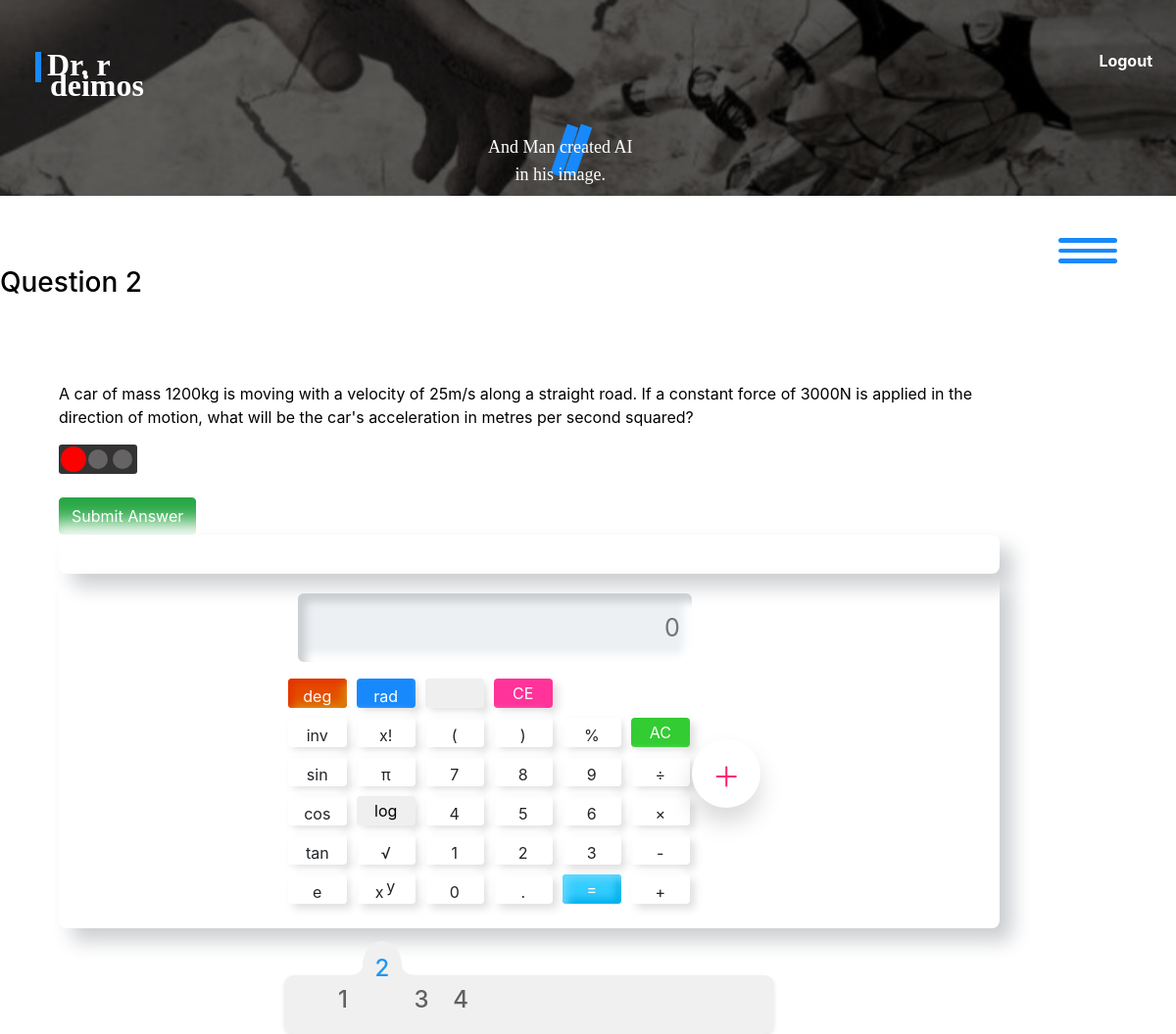
The app's page /deimos/courses/19/assignments/12/questions/22 (signed in) with its own data.
### phobos/models.py (models this page shows, shortened)
class Question(models.Model):
    number = models.CharField(blank=False, null=False, max_length=5)
    text = models.TextField(max_length= 2000, null=False, blank=False)
    assignment = models.ForeignKey(Assignment, null=True, on_delete=models.CASCADE, \
                                   related_name="questions")
    category = models.CharField(max_length=50, null=True, blank=True)
    topic = models.ForeignKey(Topic, on_delete=models.SET_NULL, null=True, blank=True)
    sub_topic = models.ForeignKey(SubTopic, on_delete=models.SET_NULL, null=True, blank=True)
    num_points = models.IntegerField(default=10, validators=[MinValueValidator(0), MaxValueValidator(15)]) # Add lower and upper bound.
    parent_question = models.ForeignKey('self', on_delete=models.CASCADE, null=True, \
                                        blank=True, related_name='sub_questions')
    timestamp = models.DateTimeField(auto_now_add=True)
    difficulty_level = models.CharField(
        max_length=10,
        choices=DifficultyChoices.choices,
        default=DifficultyChoices.MEDIUM,
    )
    answer_type = models.CharField(
        max_length = 30,
        choices = QuestionChoices.choices,
        default = QuestionChoices.STRUCTURAL_TEXT
    )
    max_num_attempts = models.IntegerField(default=5)
    answer = models.CharField(max_length=1000, null=True, blank=True) # TODO: delete this attribute.
    deduct_per_attempt = models.FloatField(default=0.05, blank=True, null=True)
    margin_error = models.FloatField(default=0.03, blank=True, null=True)
    due_date = models.DateTimeField(null=True, blank=True)
    embedding = models.JSONField(null=True, blank=True)  # Field to store encoded representation for search

### deimos/views.py (the view)
@login_required(login_url='astros:login')
def answer_question(request, question_id, assignment_id=None, course_id=None):
    student = get_object_or_404(Student, pk=request.user.pk)
    assignment = get_object_or_404(Assignment, pk=assignment_id)
    question_ids = assignment.questions.values_list('id', flat=True)
    question_nums = assignment.questions.values_list('number', flat=True)
    question = Question.objects.get(pk=question_id)
    question_student, created = QuestionStudent.objects.get_or_create(question=question, student=student)
    too_many_attempts = question_student.get_num_attempts() >= question.max_num_attempts
    if created:
        question_student.create_instances()
    else:
        if not question_student.instances_created:
            question_student.create_instances()
    question_student.save()
    question.text = replace_links_with_html(question.text)
    labels_urls_list = [(question_image.label, question_image.image.url) for question_image in \
                    question.images.all()]
    question.text = replace_image_labels_with_links(question.text,labels_urls_list)
    question.text = question_student.evaluate_var_expressions_in_text(question.text, add_html_style=True)
    is_mcq = False #nis mcq
    is_fr = False # is free response
    answers = []
    is_latex = []
    question_type = []
    question_type_dict = {'ea': 0, 'fa':1, 'la':2, 'ta':3, 'ia':7}
    question_type_count = {'ea': 0, 'fa': 0, 'la': 0, 'ta': 0, 'ia': 0}
    if question.answer_type.startswith('MCQ'):
        is_mcq = True
        ea = question.mcq_expression_answers.all()
        answers.extend(ea)
        ta = question.mcq_text_answers.all()
        answers.extend(ta)
        for answer in answers:
            answer.content = question_student.evaluate_var_expressions_in_text(answer.content, add_html_style=True)
        fa = question.mcq_float_answers.all()
        answers.extend(fa)
        ia = question.mcq_image_answers.all()
        answers.extend(ia)
        la = question.mcq_latex_answers.all()
        answers.extend(la)
        question_type_count['ea'] = ea.count()
        question_type_count['fa'] = fa.count()
        question_type_count['la'] = la.count()
        question_type_count['ta'] = ta.count()
        question_type_count['ia'] = ia.count()
        is_latex = [0 for _ in range(ea.count()+ta.count()+fa.count()+ia.count())]
        is_latex.extend([1 for _ in range(la.count())])
        for q_type in question_type_dict:
            question_type.extend([question_type_dict[q_type] for _ in range(question_type_count[q_type])])
        assert len(is_latex) == len(answers)
        shuffler = [counter for counter in range(len(answers))]
        random.shuffle(shuffler)
        is_latex = [is_latex[i] for i in shuffler]
        answers = [answers[i] for i in shuffler]
    elif question.answer_type == QuestionChoices.STRUCTURAL_LATEX:# Probably never used (because disabled on frontend)
        answers.extend(question.latex_answers.all())
        is_latex.extend([1 for _ in range(question.latex_answers.all().count())])
        question_type = [2]
    elif question.answer_type == QuestionChoices.STRUCTURAL_EXPRESSION:
        answers.extend(question.expression_answers.all())
        question_type = [0]
    elif question.answer_type == QuestionChoices.STRUCTURAL_VARIABLE_FLOAT:
        answers.extend(question.variable_float_answers.all())
        question_type = [5]
    elif question.answer_type == QuestionChoices.STRUCTURAL_FLOAT:
        answers.extend(question.float_answers.all())
        question_type = [1]
    elif question.answer_type == QuestionChoices.STRUCTURAL_TEXT:
        is_fr = True
        answers.extend(question.text_answers.all())
        question_type = [4]
    context = {
        'question':question,
        'question_ids_nums':zip(question_ids, question_nums),
        'assignment_id': assignment_id,
        'course_id': course_id,
        "is_mcq": is_mcq,
        "is_fr": is_fr,
        "answers_is_latex_question_type": zip(answers, is_latex, question_type),
        'question_type': question_type, # For structural
        'answer': answers[0],
        'success':question_student.success,
        'too_many_attempts':too_many_attempts,
        'sq_type':question_type[0], # structural question type used in js.
    }
    return render(request, 'deimos/answer_question.html',
                  context)

### deimos/models.py (called while the page is built)
    def get_var_value_dict(self):
        var_value_dict = {}
        for var_instance in self.var_instances.all():
            var_value_dict[var_instance.variable.symbol] = var_instance.value
        return var_value_dict

    def evaluate_var_expressions_in_text(self, text, add_html_style=False):
        def replace_match(match):
            expression = match.group(1)  # Extract the expression within the curly braces
            try:
                value = round(eval(transform_expression(expression), var_value_dict), 3)
            except:
                value = expression
            if add_html_style:
                return f"<span class=\"variable-value\">{value}</span>"
            else:
                return str(value)
        regex = re.compile(r'@{(.*?)}@')  # Use non-greedy matching to avoid unexpected results
        var_value_dict = self.get_var_value_dict()
        replaced_text = regex.sub(replace_match, text)
        replaced_text = replaced_text.replace('~', '')
        return replaced_text

    def get_num_attempts(self):
        return self.attempts.count()

### deimos/views.py (called while the page is built)
def replace_links_with_html(text):
    words = text.split()
    new_words = []
    for word in words:
        if word.startswith('http://') or word.startswith('https://'):
            parsed_url = urlparse(word)
            link_tag = f'<a href="{word}">{parsed_url.netloc}{parsed_url.path}</a>'
            new_words.append(link_tag)
        else:
            new_words.append(word)
    return ' '.join(new_words)

def replace_image_labels_with_links(text, labels_url_pairs):
    for label, url in labels_url_pairs:
        replacement = f"<a href=\"#{url}\">{label}</a>"
        text = text.replace(label, replacement)
    return text

### deimos/templates/deimos/answer_question.html (shortened to what this page needs)
{% extends 'deimos/layout.html' %}
{% load static %}
{% block style%} <link rel="stylesheet" href="{% static 'deimos/css/question_nav.css' %}"/>
<link rel="stylesheet" href="{% static 'deimos/css/action_menu.css' %}"/>
{% endblock %}
{% block body %}
    <h3>Question {{question.number}}</h3>
    <div class="page-container" id="answer-question">
      <br/>
      <form method="post" enctype="multipart/form-data" id="question-form">
        <p class="question-content">{{question.text | safe}}</p>
        <div class="question-status">
          {% if success %}
            <div class="tf-light red-light"></div>
            <div class="tf-light yellow-light"></div>
            <div class="tf-light green-light activated"></div>
          {% else %}
            {% if too_many_attempts %}
              <div class="tf-light red-light"></div>
              <div class="tf-light yellow-light activated"></div>
            {% else %}
              <div class="tf-light red-light activated"></div>
              <div class="tf-light yellow-light"></div>
            {% endif %}
            <div class="tf-light green-light"></div>
          {% endif %}
        </div>
        <br/>
         {% if is_mcq%}
              <input type="hidden" value="mcq" class="question-type"/>
              <div class="inputed-mcq-answers">
                {% for answer, is_latex, question_type in answers_is_latex_question_type %}
                  <div class="mcq-option-answer">
                    <div class="formatted-answer">
                      {% if is_latex %}
                          <input type="hidden" class="latex-answer-question-view" value="{{answer.content}}">
                      {% else %}
                        {% if answer.image %}
                          {{answer.label}}
                          <img src="{{answer.image.url}}" class="mcq-image-answer image-in-formatted" alt="{{answer.image.label}}"/>
                        {% else %}
                          {{answer.content|safe}}
                        {% endif %}
                      {% endif %}
                      <input type="hidden" value="{{answer.pk}}{{question_type}}" class="answer_id" name="mcq_answer_id_{{ forloop.counter0 }}"/>
                      <input type="hidden" value="0{{question_type}}" class="answer_info" name="mcq_answer_info_{{ forloop.counter0 }}"/>
                    </div>
                    <button type="button" class="btn btn-warning mcq-false exempt">False</button>
                  </div>
                  <br/> <br/>
                {% endfor %}
              </div>
              <input type="submit" class="btn btn-success exempt" id="submit-btn" value="Submit Answer">
              <br/> <br/>
          {% else %}
              <input type="submit" class="btn btn-success exempt" id="submit-btn" value="Submit Answer">
              <div class="formatted-answer"></div>
              {% include 'deimos/calci.html' %}
              <br/>
        {% endif %}
      <br/>
      </form>
      <div class="navigation">
        <ul>
          {% for question_id, question_num in question_ids_nums %}
            {% if question_id == question.id %}
              <li class="list active">
            {% else %}
              <li class="list">
            {% endif %}
                  <a href="{% url 'deimos:answer_question' question_id=question_id assignment_id=assignment_id course_id=course_id %}">
                      <span class="icon">{{question_num}}</span>
                  </a>
              </li>
          {% endfor %}
            <div class="indicator"></div>
        </ul>
      </div>
    </div>
{% endblock %}

### deimos/static/deimos/css/question_nav.css (style rules this page uses)
.navigation { position: relative; width: 500px; height: 60px; background: #f0f0f0; display: flex; justify-content: center; align-items: center; border-radius: 10px; box-shadow: 0 2px 4px rgba(0, 0, 0, 0.1); }
.navigation ul { display: flex; width: 500px; }
.navigation ul li { list-style: none; position: relative; width: 40px; height: 60px; z-index: 2; }
.navigation ul li a { position: relative; display: flex; justify-content: center; align-items: center; flex-direction: column; width: 100%; text-align: center; font-weight: 500; }
.navigation ul li a .icon { position: relative; display: block; line-height: 65px; font-size: 1.5em; transition: 0.5s; color: #626060; }
.navigation ul li.active a .icon { transform: translateY(-32px); color: #2196f3; }
.indicator { position: absolute; top: -35px; width: 40px; height: 50px; background: #f0f0f0; border-radius: 50%; z-index: 1; transition: 0.5s; }
.indicator::before { content: ''; position: absolute; top: 5px; left: -28px; width: 30px; height: 30px; background: transparent; border-radius: 50%; box-shadow: 15px 18px #f0f0f0; }
.indicator::after { content: ''; position: absolute; top: 5px; right: -28px; width: 30px; height: 30px; background: transparent; border-radius: 50%; box-shadow: -15px 18px #f0f0f0; }
.navigation ul li:nth-child(2).active ~ .indicator { transform: translateX(calc(40px * 1)); }

### deimos/static/deimos/css/style.css (style rules this page uses)
body.body { background-color: white !important; color:black; padding:0%; }
.page-container { background-color: white; color:black; display: flex; flex-direction: row; align-items: center; justify-content: center; width: 100%; height: 100%; margin-top:5%; }
form { width: 100%; }
li { list-style-type: none; }
#answer-question { margin-left: 5%; width: 80%; display: flex; flex-direction: column; align-items: center; justify-items: center; }
.formatted-answer { padding: 20px; border-radius: 8px; box-shadow: 13px 13px 20px #cbced1, -13px -13px 20px #ffffff; display: flex; flex-direction: column; align-items: center; justify-content: center; position: relative; }
.question-status { width: 80px; height:30px; display: flex; flex-direction: row; justify-content:space-between; align-items: center; background-color: #333; padding:5px; border-radius: 3px; }
.question-status .tf-light { height: 20px; width: 20px; border-radius: 50%; background-color: #656363; transition: all 0.4s ease; }
.question-status .tf-light.activated { transform: scale(1.3); }
.question-status .tf-light.red-light.activated { background-color: red; }

### records on screen
Question: number "2", text "A car of mass 1200kg is moving with a velocity of 25m/s along a straight road. If a constant force of 3000N is applied in the direction of motion, what will be the car's acceleration in metres per second squared?"

### other values on screen
{{ question_num }} "1" "2" "3" "4"
